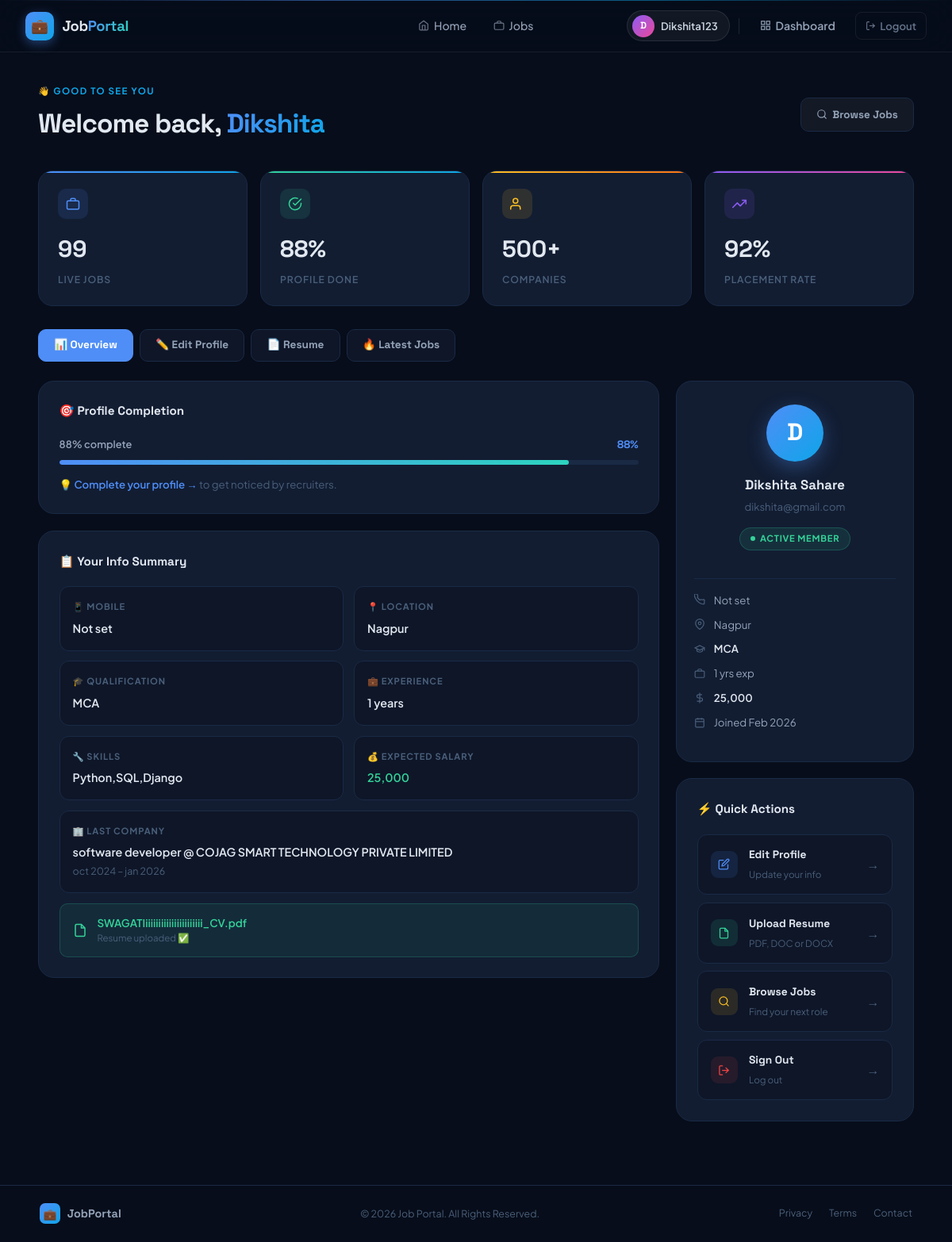
/accounts/dashboard/ (signed in), run on the app's committed database.
### accounts/models.py (models this page shows, shortened)
class UserProfile(models.Model):
    user = models.OneToOneField(User, on_delete=models.CASCADE, related_name='profile')
    mobile      = models.CharField(max_length=15,  blank=True)
    location    = models.CharField(max_length=100, blank=True)
    resume      = models.FileField(upload_to='resumes/',       blank=True, null=True)
    qualification = models.CharField(max_length=200,           blank=True,
                    help_text="e.g. B.Tech Computer Science, MBA")
    university  = models.CharField(max_length=200,             blank=True)
    graduation_year = models.CharField(max_length=4,           blank=True)
    JOB_TYPE_CHOICES = [
        ('fulltime', 'Full Time'),
        ('intern',   'Internship'),
        ('fresher',  'Fresher'),
        ('remote',   'Remote'),
        ('hybrid',   'Hybrid'),
    ]
    preferred_job_type = models.CharField(max_length=20, choices=JOB_TYPE_CHOICES, blank=True)
    preferred_skills   = models.CharField(max_length=300, blank=True,
                         help_text="e.g. Python, React, Django")
    preferred_location = models.CharField(max_length=100, blank=True)
    expected_salary    = models.CharField(max_length=50,  blank=True,
                         help_text="e.g. 8-12 LPA")
    last_company    = models.CharField(max_length=200, blank=True)
    last_job_title  = models.CharField(max_length=200, blank=True)
    last_job_from   = models.CharField(max_length=20,  blank=True, help_text="e.g. Jan 2022")
    last_job_to     = models.CharField(max_length=20,  blank=True, help_text="e.g. Dec 2023 or Present")
    experience_years= models.CharField(max_length=10,  blank=True, help_text="e.g. 2.5")
    last_job_desc   = models.TextField(blank=True,     help_text="Brief description of responsibilities")
    bio             = models.TextField(blank=True, max_length=500)
    created_at = models.DateTimeField(auto_now_add=True)
    updated_at = models.DateTimeField(auto_now=True)
    @property
    def resume_filename(self):
        if self.resume:
            return self.resume.name.split('/')[-1]
        return None
    @property
    def profile_completion(self):
        fields = [
            self.mobile, self.location, self.resume,
            self.qualification, self.preferred_job_type,
            self.preferred_skills, self.last_company,
            self.experience_years, self.bio,
        ]
        filled = sum(1 for f in fields if f)
        return int((filled / len(fields)) * 100)

### accounts/views.py (the view)
# urls.py: path('dashboard/', views.dashboard_view, name='dashboard'),
def dashboard_view(request):
    if not request.user.is_authenticated:
        return redirect('login')
    from jobs.models import Job
    recent_jobs = Job.objects.order_by('-id')[:6]
    total_jobs  = Job.objects.count()
    profile, _  = UserProfile.objects.get_or_create(user=request.user)
    return render(request, 'accounts/dashboard.html', {
        'user':        request.user,
        'profile':     profile,
        'recent_jobs': recent_jobs,
        'total_jobs':  total_jobs,
    })

### accounts/templates/accounts/dashboard.html (shortened to what this page needs)
{% extends 'base.html' %}
{% block content %}
<div class="db-page"><div class="db-inner">
  <div class="db-header">
    <div>
      <div class="db-greeting">👋 Good to see you</div>
      <div class="db-title">Welcome back, <span>{{ user.first_name|default:user.username }}</span></div>
    </div>
    <div class="db-header-btns">
      <a href="{% url 'job_list' %}" class="db-btn db-btn-ghost"><svg viewBox="0 0 24 24"><circle cx="11" cy="11" r="8"/><path d="m21 21-4.35-4.35"/></svg>Browse Jobs</a>
    </div>
  </div>
  <div class="db-stats">
    <div class="db-stat s1"><div class="db-stat-icon"><svg viewBox="0 0 24 24"><rect x="2" y="7" width="20" height="14" rx="2"/><path d="M16 7V5a2 2 0 00-2-2h-4a2 2 0 00-2 2v2"/></svg></div><div class="db-stat-num">{{ total_jobs }}</div><div class="db-stat-label">Live Jobs</div></div>
    <div class="db-stat s2"><div class="db-stat-icon"><svg viewBox="0 0 24 24"><path d="M22 11.08V12a10 10 0 11-5.93-9.14"/><polyline points="22 4 12 14.01 9 11.01"/></svg></div><div class="db-stat-num">{{ profile.profile_completion }}%</div><div class="db-stat-label">Profile Done</div></div>
    <div class="db-stat s3"><div class="db-stat-icon"><svg viewBox="0 0 24 24"><path d="M17 21v-2a4 4 0 00-4-4H5a4 4 0 00-4 4v2"/><circle cx="9" cy="7" r="4"/></svg></div><div class="db-stat-num">500+</div><div class="db-stat-label">Companies</div></div>
    <div class="db-stat s4"><div class="db-stat-icon"><svg viewBox="0 0 24 24"><polyline points="23 6 13.5 15.5 8.5 10.5 1 18"/><polyline points="17 6 23 6 23 12"/></svg></div><div class="db-stat-num">92%</div><div class="db-stat-label">Placement Rate</div></div>
  </div>
  <div class="db-tabs">
    <a href="#overview"     class="db-tab active" onclick="showTab('overview',this)">📊 Overview</a>
    <a href="#edit-profile" class="db-tab"        onclick="showTab('edit-profile',this)">✏️ Edit Profile</a>
    <a href="#resume"       class="db-tab"        onclick="showTab('resume',this)">📄 Resume</a>
    <a href="#jobs"         class="db-tab"        onclick="showTab('jobs',this)">🔥 Latest Jobs</a>
  </div>
  <div class="db-grid">
    <div>
      <div id="tab-overview">
        <div class="db-card">
          <div class="db-card-title">🎯 Profile Completion</div>
          <div style="display:flex;justify-content:space-between;margin-bottom:.5rem"><span style="font-size:.8rem;color:var(--text2);font-weight:600">{{ profile.profile_completion }}% complete</span><span style="font-family:'Space Grotesk',sans-serif;font-size:.85rem;font-weight:700;color:var(--accent)">{{ profile.profile_completion }}%</span></div>
          <div class="db-completion-bar"><div class="db-completion-fill" style="width:{{ profile.profile_completion }}%"></div></div>
          <p style="font-size:.83rem;color:var(--muted);margin:.8rem 0 0">{% if profile.profile_completion < 100 %}💡 <a href="#" onclick="showTab('edit-profile',null)" style="color:var(--accent);font-weight:600">Complete your profile →</a> to get noticed by recruiters.{% else %}✅ Your profile is 100% complete!{% endif %}</p>
        </div>
        <div class="db-card">
          <div class="db-card-title">📋 Your Info Summary</div>
          <div class="info-grid">
            <div class="info-box"><div class="info-box-label">📱 Mobile</div><div class="info-box-val">{{ profile.mobile|default:"Not set" }}</div></div>
            <div class="info-box"><div class="info-box-label">📍 Location</div><div class="info-box-val">{{ profile.location|default:"Not set" }}</div></div>
            <div class="info-box"><div class="info-box-label">🎓 Qualification</div><div class="info-box-val">{{ profile.qualification|default:"Not set" }}</div></div>
            <div class="info-box"><div class="info-box-label">💼 Experience</div><div class="info-box-val">{{ profile.experience_years|default:"0" }} years</div></div>
            <div class="info-box"><div class="info-box-label">🔧 Skills</div><div class="info-box-val">{{ profile.preferred_skills|default:"Not set" }}</div></div>
            <div class="info-box"><div class="info-box-label">💰 Expected Salary</div><div class="info-box-val" style="color:var(--success)">{{ profile.expected_salary|default:"Not set" }}</div></div>
          </div>
          {% if profile.last_company %}
          <div class="info-box" style="margin-top:.8rem">
            <div class="info-box-label">🏢 Last Company</div>
            <div class="info-box-val">{{ profile.last_job_title }} @ {{ profile.last_company }}</div>
            <div style="font-size:.78rem;color:var(--muted);margin-top:.2rem">{{ profile.last_job_from }} – {{ profile.last_job_to }}</div>
          </div>
          {% endif %}
          {% if profile.resume %}
          <div class="pf-resume-current" style="margin-top:.8rem">
            <svg viewBox="0 0 24 24"><path d="M14 2H6a2 2 0 00-2 2v16a2 2 0 002 2h12a2 2 0 002-2V8z"/><polyline points="14 2 14 8 20 8"/></svg>
            <div><div class="pf-resume-fname">{{ profile.resume_filename }}</div><div style="font-size:.72rem;color:var(--muted)">Resume uploaded ✅</div></div>
          </div>
          {% endif %}
        </div>
      </div>
    </div>
    <div>
      <div class="db-card" style="text-align:center;padding:1.8rem 1.4rem">
        <div class="db-avatar">{{ user.username|first|upper }}</div>
        <div class="db-profile-name">{{ user.get_full_name|default:user.username }}</div>
        <div class="db-profile-email">{{ user.email|default:"No email set" }}</div>
        <div style="display:flex;justify-content:center;margin-bottom:1rem"><span class="db-badge">Active Member</span></div>
        <div class="db-divider"></div>
        <div style="text-align:left">
          <div class="db-meta-row"><svg viewBox="0 0 24 24"><path d="M22 16.92v3a2 2 0 01-2.18 2 19.79 19.79 0 01-8.63-3.07A19.5 19.5 0 013.07 9.8 19.79 19.79 0 01.22 1.18 2 2 0 012.22 0h3a2 2 0 012 1.72c.127.96.361 1.903.7 2.81a2 2 0 01-.45 2.11L6.91 7.09a16 16 0 006 6l.66-.66a2 2 0 012.11-.45c.907.339 1.85.573 2.81.7A2 2 0 0122 14.92z"/></svg>{{ profile.mobile|default:"Not set" }}</div>
          <div class="db-meta-row"><svg viewBox="0 0 24 24"><path d="M21 10c0 7-9 13-9 13s-9-6-9-13a9 9 0 0118 0z"/><circle cx="12" cy="10" r="3"/></svg>{{ profile.location|default:"Not set" }}</div>
          <div class="db-meta-row"><svg viewBox="0 0 24 24"><path d="M22 10v6M2 10l10-5 10 5-10 5z"/><path d="M6 12v5c3 3 9 3 12 0v-5"/></svg><span>{{ profile.qualification|default:"Not set" }}</span></div>
          <div class="db-meta-row"><svg viewBox="0 0 24 24"><rect x="2" y="7" width="20" height="14" rx="2"/><path d="M16 7V5a2 2 0 00-2-2h-4a2 2 0 00-2 2v2"/></svg>{{ profile.experience_years|default:"0" }} yrs exp</div>
          <div class="db-meta-row"><svg viewBox="0 0 24 24"><line x1="12" y1="1" x2="12" y2="23"/><path d="M17 5H9.5a3.5 3.5 0 000 7h5a3.5 3.5 0 010 7H6"/></svg><span>{{ profile.expected_salary|default:"Not set" }}</span></div>
          <div class="db-meta-row"><svg viewBox="0 0 24 24"><rect x="3" y="4" width="18" height="18" rx="2"/><line x1="16" y1="2" x2="16" y2="6"/><line x1="8" y1="2" x2="8" y2="6"/><line x1="3" y1="10" x2="21" y2="10"/></svg>Joined {{ user.date_joined|date:"M Y" }}</div>
        </div>
      </div>
      <div class="db-card">
        <div class="db-card-title">⚡ Quick Actions</div>
        <a href="#" onclick="showTab('edit-profile',null)" class="db-action-item"><div class="db-action-icon" style="background:rgba(79,142,247,.12)"><svg viewBox="0 0 24 24" style="stroke:#4f8ef7"><path d="M11 4H4a2 2 0 00-2 2v14a2 2 0 002 2h14a2 2 0 002-2v-7"/><path d="M18.5 2.5a2.121 2.121 0 013 3L12 15l-4 1 1-4 9.5-9.5z"/></svg></div><div class="db-action-text"><strong>Edit Profile</strong><span>Update your info</span></div><span class="db-action-arrow">→</span></a>
        <a href="#" onclick="showTab('resume',null)" class="db-action-item"><div class="db-action-icon" style="background:rgba(52,211,153,.12)"><svg viewBox="0 0 24 24" style="stroke:#34d399"><path d="M14 2H6a2 2 0 00-2 2v16a2 2 0 002 2h12a2 2 0 002-2V8z"/><polyline points="14 2 14 8 20 8"/></svg></div><div class="db-action-text"><strong>Upload Resume</strong><span>PDF, DOC or DOCX</span></div><span class="db-action-arrow">→</span></a>
        <a href="{% url 'job_list' %}" class="db-action-item"><div class="db-action-icon" style="background:rgba(251,191,36,.12)"><svg viewBox="0 0 24 24" style="stroke:#fbbf24"><circle cx="11" cy="11" r="8"/><path d="m21 21-4.35-4.35"/></svg></div><div class="db-action-text"><strong>Browse Jobs</strong><span>Find your next role</span></div><span class="db-action-arrow">→</span></a>
        <a href="{% url 'logout' %}" class="db-action-item"><div class="db-action-icon" style="background:rgba(239,68,68,.1)"><svg viewBox="0 0 24 24" style="stroke:#ef4444"><path d="M9 21H5a2 2 0 01-2-2V5a2 2 0 012-2h4"/><polyline points="16 17 21 12 16 7"/><line x1="21" y1="12" x2="9" y2="12"/></svg></div><div class="db-action-text"><strong>Sign Out</strong><span>Log out</span></div><span class="db-action-arrow">→</span></a>
      </div>
    </div>
  </div>
</div></div>
{% endblock %}

### templates/navbar.html (shortened to what this page needs)
{% load static %}
<nav class="jp-nav">
  <a href="{% url 'home' %}" class="jp-nav-brand">
    <div class="jp-nav-logo">💼</div>
    <span class="jp-nav-name">Job<span>Portal</span></span>
  </a>
  <div class="jp-nav-links">
    <a href="{% url 'home' %}" class="jp-nav-link {% if request.resolver_match.url_name == 'home' %}active{% endif %}">
      <svg width="14" height="14" viewBox="0 0 24 24" fill="none" stroke="currentColor" stroke-width="2"><path d="M3 9l9-7 9 7v11a2 2 0 01-2 2H5a2 2 0 01-2-2z"/><polyline points="9 22 9 12 15 12 15 22"/></svg>
      Home
    </a>
    <a href="{% url 'job_list' %}" class="jp-nav-link {% if request.resolver_match.url_name == 'job_list' %}active{% endif %}">
      <svg width="14" height="14" viewBox="0 0 24 24" fill="none" stroke="currentColor" stroke-width="2"><rect x="2" y="7" width="20" height="14" rx="2"/><path d="M16 7V5a2 2 0 00-2-2h-4a2 2 0 00-2 2v2"/></svg>
      Jobs
    </a>
  </div>
  <div class="jp-nav-actions">
    {% if user.is_authenticated %}
      <div class="jp-nav-user">
        <div class="jp-nav-avatar">{{ user.username|first|upper }}</div>
        <span class="jp-nav-username">{{ user.username }}</span>
      </div>
      <a href="{% url 'dashboard' %}" class="jp-nav-ghost">
        <svg width="14" height="14" viewBox="0 0 24 24" fill="none" stroke="currentColor" stroke-width="2"><rect x="3" y="3" width="7" height="7"/><rect x="14" y="3" width="7" height="7"/><rect x="14" y="14" width="7" height="7"/><rect x="3" y="14" width="7" height="7"/></svg>
        Dashboard
      </a>
      <a href="{% url 'logout' %}" class="jp-nav-logout">
        <svg width="13" height="13" viewBox="0 0 24 24" fill="none" stroke="currentColor" stroke-width="2"><path d="M9 21H5a2 2 0 01-2-2V5a2 2 0 012-2h4"/><polyline points="16 17 21 12 16 7"/><line x1="21" y1="12" x2="9" y2="12"/></svg>
        Logout
      </a>
    {% endif %}
  </div>
</nav>

### data on the page
UserProfile: profile_completion "88", mobile "Not set", location "Nagpur", qualification "MCA", experience_years "1", preferred_skills "Python,SQL,Django", expected_salary "25,000", last_job_title "software developer", last_company "COJAG SMART TECHNOLOGY PRIVATE LIMITED", last_job_from "oct 2024", last_job_to "jan 2026", resume_filename "SWAGATIiiiiiiiiiiiiiiiiiiiiii_CV.pdf"

### other printed values
{{ user.username|first|upper }} "D"
{{ user.username }} "Dikshita123"
{{ user.first_name|default:user.username }} "Dikshita"
{{ total_jobs }} "99"
{{ user.get_full_name|default:user.username }} "Dikshita Sahare"
{{ user.email|default:"No email set" }} "dikshita@gmail.com"
{{ user.date_joined|date:"M Y" }} "Feb 2026"
